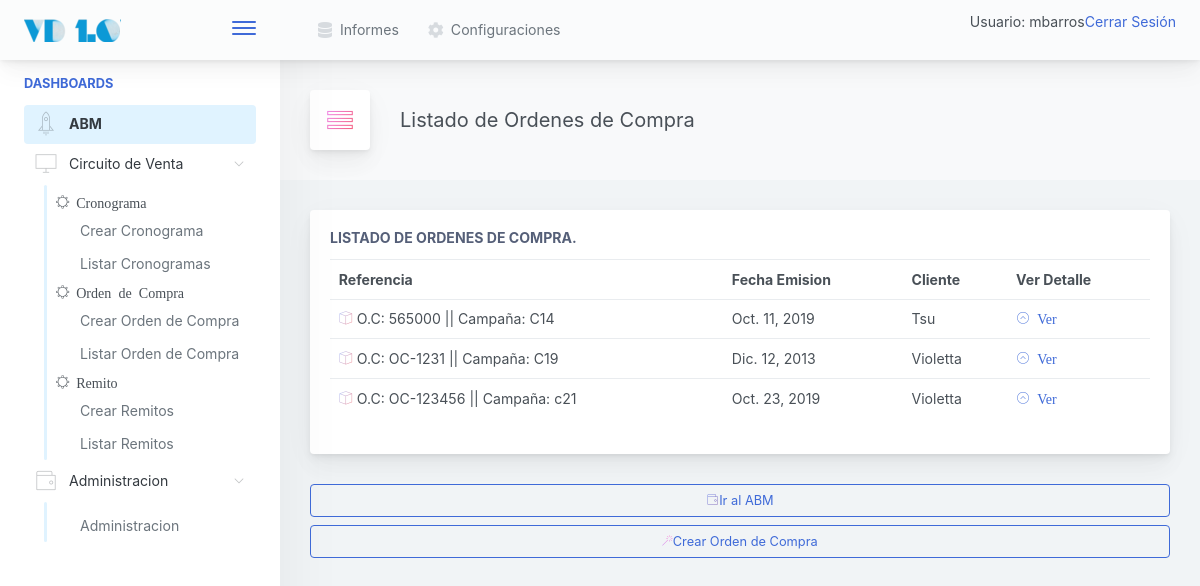
Page /venta/ordencompra/listar/ (signed in) on the earlier database version.
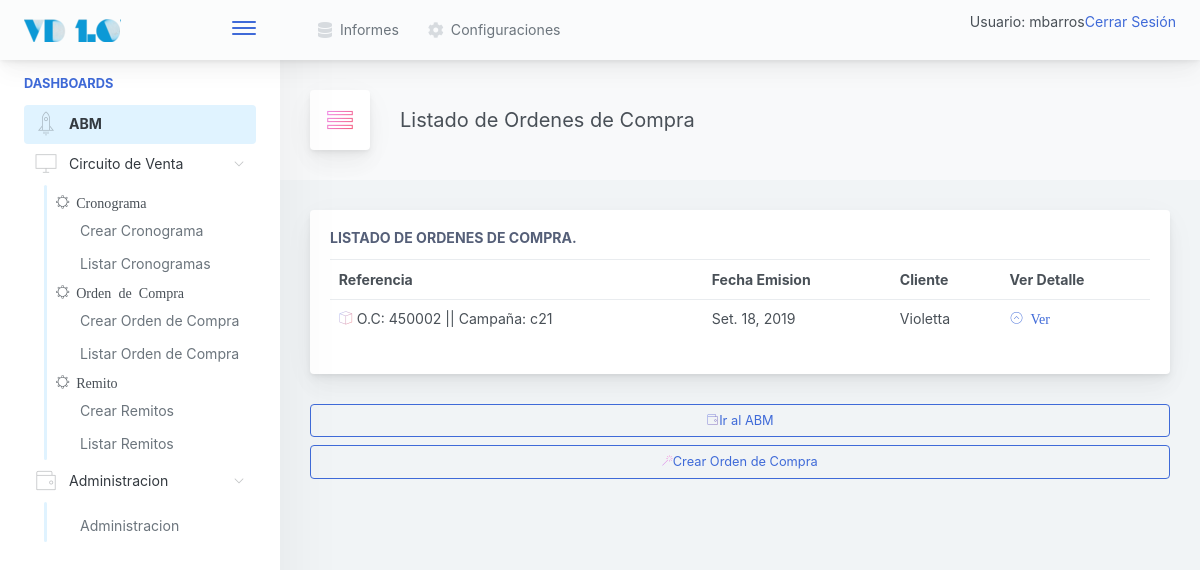
Same page on the later database version.
### venta/models.py (models this page shows)
class OrdenCompra(models.Model):
	referencia_externa 	= models.CharField(max_length=20, unique=True)
	cliente 			= models.ForeignKey(Cliente, null=False, blank=False, on_delete=models.CASCADE)
	cronograma 			= models.ForeignKey(Cronograma, null=False, blank=False, on_delete=models.CASCADE)
	fecha_emision 		= models.DateField(null=True, blank=True)
	def __str__(self):
		return "O.C: " + self.referencia_externa + " || Campaña: " + str(self.cronograma)

class Cronograma(models.Model):
	nombre  		= models.CharField(max_length=20, unique=True)
	cliente 		= models.ForeignKey(Cliente, null=False, blank=False, on_delete=models.CASCADE)
	fecha_inicio 	= models.DateField(null=True, blank=True)
	def __str__(self):
		return self.nombre

### gral/models.py (models this page shows)
class Cliente(models.Model):
    razon_social      = models.CharField(max_length=150, unique=True)
    nombre_corto      = models.CharField(max_length=25, unique=True)
    cuit              = models.CharField(max_length=15, unique=True)
    direccion_fiscal  = models.CharField(max_length=250)
    direccion_entrega = models.CharField(max_length=250)
    condicion_iva     = models.CharField(max_length=100, blank=False, default='Responsable Inscripto')
    observaciones     = models.TextField(blank=True)
    def __str__(self):
        return self.nombre_corto

### venta/views.py (the view)
# urls.py: path('ordencompra/listar/', OrdenCompraList.as_view(), name='OrdenCompraList'),
class OrdenCompraList(LoginRequiredMixin, ListView):
	model = OrdenCompra

### inicio/templates/venta/ordencompra_list.html
{% extends '../base.html' %}
{%  block cuerpo %}
<div class="app-page-title">
<div class="page-title-heading">
   <div class="page-title-icon">
                                        <i class="pe-7s-menu icon-gradient bg-ripe-malin">
                                        </i>
                                    </div>
<div>Listado de Ordenes de Compra</div>
                                    </div>
</div>
    {% if object_list %}
<div class="main-card mb-3 card">
	<div class="card-body">
	<h5 class="card-title">Listado de Ordenes de Compra.</h5>
		<table class="table table-hover table-fixed">
		  <tr>
		    <th>Referencia</th>
		    <th>Fecha Emision</th>
		    <th>Cliente</th>
		    <th>Ver Detalle</th>
		  </tr>
		      {% for ordencompra in object_list %}
		   <tr>
		      <td><i class="pe-7s-box2 icon-gradient bg-amy-crisp">
		        </i>
		        {{ordencompra}}
		      </td>
		      <td>
		        {{ordencompra.fecha_emision }}
		      </td>
		      <td>
		        {{ordencompra.cliente}}
		      </td>
		      <td>
			      <a href="{% url 'venta:OrdenCompraDetail' pk=ordencompra.id %}">
			      	<i class="pe-7s-angle-up-circle">
			      			Ver
			      	</i>
			      </a>
		      </td>
		    </tr>
		      {% endfor %}
		    {% else %}
		      <p>No hay registros para mostrar.</p>
		    {% endif %}
		</table>
	</div>
</div>
<a href="{% url 'inicio:abm' %}">
<button class="mb-2 mr-2 btn-transition btn btn-outline-primary btn-block">
		<i class="pe-7s-wallet icon-gradient bg-plum-plate"></i>Ir al ABM
</button>
</a>
<a href="{% url 'venta:CronogramaCreate' %}">
<button class="mb-2 mr-2 btn-transition btn btn-outline-primary btn-block">
		<i class="pe-7s-magic-wand icon-gradient bg-mixed-hopes"></i>Crear Orden de Compra
</button>
</a>
{% endblock %}

### inicio/templates/base.html (shortened to what this page needs)
{% load static %}
<!doctype html>
<html lang="en">
<head>
<link href="{% static 'css/main.css'%}" rel="stylesheet"></head>
<body>
    {% if user.is_authenticated %}
            <div class="app-container app-theme-white body-tabs-shadow fixed-sidebar fixed-header">
    {% else %}
        <div class="app-container app-theme-white body-tabs-shadow fixed-sidebar fixed-header closed-sidebar">
    {% endif %}
        <div class="app-header header-shadow">
            <div class="app-header__logo">
                <div class="logo-src"></div>
                <div class="header__pane ml-auto">
                    <div>
                        <button type="button" class="hamburger close-sidebar-btn hamburger--elastic" data-class="closed-sidebar">
                            <span class="hamburger-box">
                                <span class="hamburger-inner"></span>
                            </span>
                        </button>
                    </div>
                </div>
            </div>
                <div class="app-header__content">
                <div class="app-header-left">
                                               {% if user.is_authenticated %}
                    <ul class="header-menu nav">
                        <li class="nav-item">
                            <a href="javascript:void(0);" class="nav-link">
                                <i class="nav-link-icon fa fa-database"> </i>
                                Informes
                            </a>
                        </li>
                        <li class="dropdown nav-item">
                            <a href="{% url 'configuraciones:configuraciones' %}" class="nav-link">
                                <i class="nav-link-icon fa fa-cog"></i>
                                Configuraciones
                            </a>
                        </li>
                    </ul>
                 {% endif %}
                 </div>
                <div class="app-header-right">
                    <div class="header-btn-lg pr-0">
                        <div class="widget-content p-0">
                            <div class="widget-content-wrapper">
                                <div class="widget-content-left">
                                    <div class="btn-group">
    {% if user.is_authenticated %}
     <p>Usuario:  {{ user.get_username }}</p>
     <p><a href="{% url 'logout'%}?next={{request.path}}">Cerrar Sesión</a></p>
   {% else %}
     <p><a href="{% url 'login'%}?next={{request.path}}">Ingresar</a></p>
   {% endif %}
                                    </div>
                                </div>
                            </div>
                        </div>
                    </div>        </div>
            </div>
        </div>
               <div class="app-main">
                <div class="app-sidebar sidebar-shadow">
                        <div class="scrollbar-sidebar">
                        <div class="app-sidebar__inner">
                            {% if user.is_authenticated %}
                            <ul class="vertical-nav-menu">
                                <li class="app-sidebar__heading">Dashboards</li>
                                  <li>
                                     <a href="{% url 'inicio:abm' %}" class="mm-active">
                                        <i class="metismenu-icon pe-7s-rocket"></i>
                                        ABM
                                    </a>
                                </li>
                                <li>
                                    <a href="#">
                                        <i class="metismenu-icon pe-7s-monitor"></i>
                                        Circuito de Venta
                                        <i class="metismenu-state-icon pe-7s-angle-down caret-left"></i>
                                    </a>
                                    <ul>
                                    	<li><i class="pe-7s-settings">  Cronograma</i></li>
                                        <li>
                                            <a href="{% url 'venta:CronogramaCreate' %}">
                                                Crear Cronograma
                                            </a>
                                        </li>
                                         <li>
                                            <a href="{% url 'venta:CronogramaList' %}">
                                                Listar Cronogramas
                                            </a>
                                        </li>
                                    	<li><i class="pe-7s-settings">  Orden de Compra</i></li>
                                         <li>
                                            <a href="{% url 'venta:OrdenCompraCompleto' %}">
                                                Crear Orden de Compra
                                            </a>
                                        </li>
                                        <li>
                                            <a href="{% url 'venta:OrdenCompraList' %}">
                                                Listar Orden de Compra
                                            </a>
                                        </li>
                                    	<li><i class="pe-7s-settings">  Remito</i></li>
                                          <li>
                                            <a href="{% url 'venta:RemitoCrear' %}">
                                                Crear Remitos
                                            </a>
                                        </li>
                                        <li>
                                            <a href="{% url 'venta:RemitoListar' %}">
                                                Listar Remitos
                                            </a>
                                        </li>
                                    </ul>
                                                                    <li>
                                    <a href="#">
                                        <i class="metismenu-icon pe-7s-wallet"></i>
                                        Administracion
                                        <i class="metismenu-state-icon pe-7s-angle-down caret-left"></i>
                                    </a>
                                    <ul>
                                        <li>
                                            <a href="{% url 'admin:index' %}">
                                                Administracion
                                            </a>
                                        </li>
                                        </ul>
                                </li>
                            </ul>
                            {% endif %}
                        </div>
                    </div>
                </div>    <div class="app-main__outer">
                <div class="app-main__inner">
                                            {% if user.is_authenticated %}
			{% block cuerpo %}
			{% endblock %}
			{% else %}
			{% block sesion%}
			{% endblock %}
			{% endif %}
			</div>
    </div>
        </div>
    </div>
<script type="text/javascript" src="{% static 'css/assets/scripts/main.js' %}"></script></body>
</html>

Differences in the rows shown:
removed OrdenCompra: referencia_externa+cronograma "O.C: 565000 || Campaña: C14", fecha_emision "Oct. 11, 2019", cliente "Tsu"
removed OrdenCompra: referencia_externa+cronograma "O.C: OC-1231 || Campaña: C19", fecha_emision "Dic. 12, 2013", cliente "Violetta"
removed OrdenCompra: referencia_externa+cronograma "O.C: OC-123456 || Campaña: c21", fecha_emision "Oct. 23, 2019", cliente "Violetta"
added OrdenCompra: referencia_externa+cronograma "O.C: 450002 || Campaña: c21", fecha_emision "Set. 18, 2019", cliente "Violetta"
